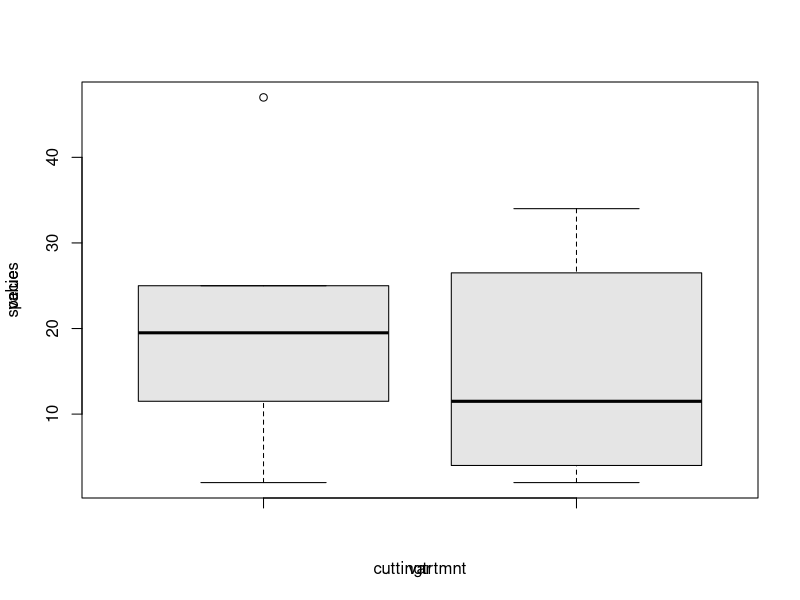
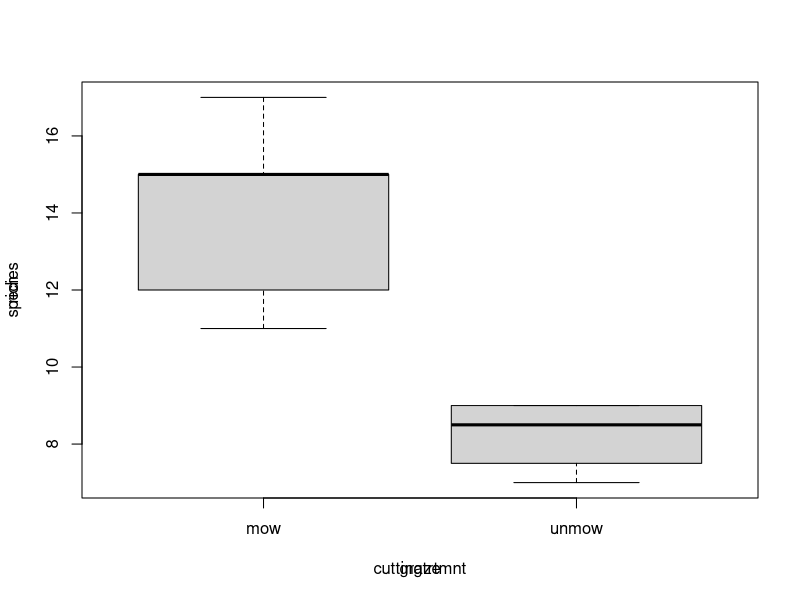

These figures' R source, in order:
count=c(9,25,15,2,14,25,24,47)
speed=c(2,3,5,9,14,24,29,34)
fw=data.frame(count,speed)
fw
boxplot(fw$count,fw$speed,Names=c('count','speed'),xlab='var',ylab='value',col='gray90')
quantile(fw$count)
quantile(fw$speed)
IQR(fw$speed)
title(xlab='cuttingtrtmnt',ylab='species',col='gray90')
rich=c(12,15,17,11,15,8,9,7,9)
graze=c('mow','mow','mow','mow','mow','unmow','unmow','unmow','unmow')
frame=data.frame(rich,graze)
frame
boxplot(rich ~ graze,data=frame)
title(xlab='cuttingtrtmnt',ylab='species',col='gray90')